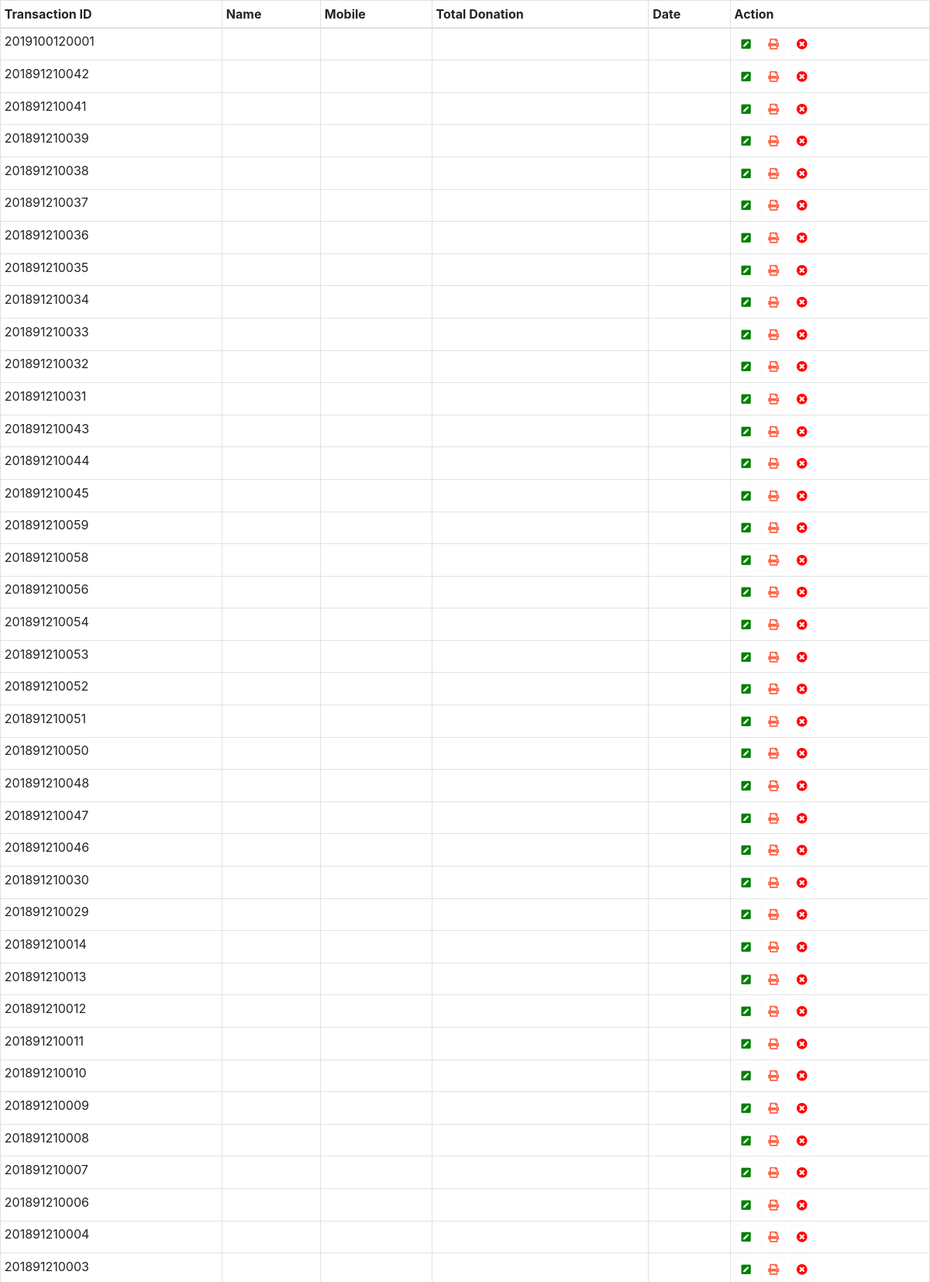
The page /hks_cash_retail.search.php (upper part) on the database its author committed.
### tables this page shows
CREATE TABLE `tblIssue` (
  `idn` double DEFAULT NULL,
  `transid` double DEFAULT NULL,
  `SentCopy` double DEFAULT NULL,
  `vername` double DEFAULT NULL,
  `SentDate` varchar(100) DEFAULT NULL,
  `sent` varchar(100) DEFAULT NULL,
  `Returned` varchar(100) NOT NULL,
  `Resend` varchar(100) DEFAULT NULL,
  `Dr` double NOT NULL,
  `Cr` double DEFAULT NULL,
  `statusID` varchar(100) DEFAULT NULL,
  `VPNo` varchar(100) NOT NULL,
  `VPDate` varchar(100) DEFAULT NULL,
  `agcpy` double DEFAULT NULL,
  `Rdate` varchar(100) DEFAULT NULL,
  `resrcpy` double DEFAULT NULL,
  `Comment` varchar(100) DEFAULT NULL,
  `id` double DEFAULT NULL,
  `Speciment` varchar(100) DEFAULT NULL,
  `transaction_id` double DEFAULT NULL,
  `phone` varchar(50) NOT NULL,
  `address` varchar(100) NOT NULL,
  `cust_name` varchar(50) NOT NULL,
  `cust_id` double NOT NULL,
  `donation` int(11) NOT NULL,
  `paid` int(11) NOT NULL,
  `due` int(11) NOT NULL,
  `total_donation` int(11) NOT NULL,
  `despatch` double NOT NULL,
  `user` varchar(100) NOT NULL,
  `sent_mode` varchar(50) NOT NULL
);

### hks_cash_retail.search.php (the view, shortened to what this page needs)
<!DOCTYPE html>
<html>
<head>
 <link rel="stylesheet" type="text/css" href="https://stackpath.bootstrapcdn.com/bootstrap/4.1.0/js/bootstrap.bundle.min.js">
 <link rel="stylesheet" type="text/css" href="https://stackpath.bootstrapcdn.com/bootstrap/4.1.0/js/bootstrap.min.js">
 <link rel="stylesheet" type="text/css" href="https://stackpath.bootstrapcdn.com/bootstrap/4.1.0/css/bootstrap.min.css">
 <link rel="stylesheet" href="https://cdnjs.cloudflare.com/ajax/libs/font-awesome/4.7.0/css/font-awesome.min.css">
 <link rel="stylesheet" href="https://use.fontawesome.com/releases/v5.0.12/css/all.css">
</head>
<body>
<div class="table-responsive">
			<table   class="table table-bordered table-sm table-hover">
			  <thead>
				<tr>
					<th>Transaction ID</th>
					<th>Name</th>
					<th>Mobile</th>
                    <th>Total Donation</th>
					<th>Date</th>
					<th>Action</th>
				</tr>
			  </thead>
		      <tbody>
<?php
$search=$_POST['ag_search'];
$date_from=$_POST['date_from'];
$date_to=$_POST['date_to'];
$servername = "localhost";
$username = "HKSamacar_local";
$password = "Jpsk/1866";
$dbname = "HareKrishnaSamacar";
$conn_all = new mysqli($servername, $username, $password, $dbname);
mysqli_set_charset($conn_all,"utf8");
$sql_all = "SELECT transaction_id,Rdate FROM tblIssue  where
     ((transaction_id  LIKE '%$search%' and transaction_id is not null and transaction_id <> '') and ( STR_TO_DATE(Rdate, '%Y-%m-%d') >='$date_from' and STR_TO_DATE(Rdate, '%Y-%m-%d') <='$date_to' ) )  order by STR_TO_DATE(Rdate, '%Y-%m-%d') ";
$result_all = $conn_all->query($sql_all);
if ($result_all->num_rows > 0) {
    while($row = $result_all->fetch_assoc()){
echo '<tr>
<form method ="post" target="iframe_ag_book_individual_summary" action="ag_book_individual_summary.php">
<td>'.$row["transaction_id"].'</td>
<td>'.$row["cust_name"].'</td>
<td>'.$row["phone"].'</td>
<td>'.$row["total_donation"].'</td>
<td>'.$row["Rdate"].'</td>
<td>
<button class="btn btn-outline-light text-dark btn-sm"><i  style="font-size: 1em; color: green;" class="fas fa-pencil-square"></i></button>
<button class="btn btn-outline-light text-dark btn-sm"><i  style="font-size: 1em; color: tomato;" class="fas fa-print"></i></button>
<button class="btn btn-outline-light text-dark btn-sm"><i  style="font-size: 1em; color: red;" class="fas fa-times-circle"></i></button>
</td>
</tr>
';
}
} else {
    echo "0 results";
}
?>
</tbody>
</table>
</div>
</body>
</html>

### hks_cash_retail.search.php (style rules this page uses)
body, html, .container-fluid { height: 100%; }

### rows shown on the page
tblissue: transaction "2019100120001"
tblissue: transaction "201891210042"
tblissue: transaction "201891210041"
tblissue: transaction "201891210039"
tblissue: transaction "201891210038"
tblissue: transaction "201891210037"
tblissue: transaction "201891210036"
tblissue: transaction "201891210035"
tblissue: transaction "201891210034"
tblissue: transaction "201891210033"
tblissue: transaction "201891210032"
tblissue: transaction "201891210031"
tblissue: transaction "201891210043"
tblissue: transaction "201891210044"
tblissue: transaction "201891210045"
tblissue: transaction "201891210059"
tblissue: transaction "201891210058"
tblissue: transaction "201891210056"
tblissue: transaction "201891210054"
tblissue: transaction "201891210053"
tblissue: transaction "201891210052"
tblissue: transaction "201891210051"
tblissue: transaction "201891210050"
tblissue: transaction "201891210048"
tblissue: transaction "201891210047"
tblissue: transaction "201891210046"
tblissue: transaction "201891210030"
tblissue: transaction "201891210029"
tblissue: transaction "201891210014"
tblissue: transaction "201891210013"
tblissue: transaction "201891210012"
tblissue: transaction "201891210011"
tblissue: transaction "201891210010"
tblissue: transaction "201891210009"
tblissue: transaction "201891210008"
tblissue: transaction "201891210007"
tblissue: transaction "201891210006"
tblissue: transaction "201891210004"
tblissue: transaction "201891210003"
